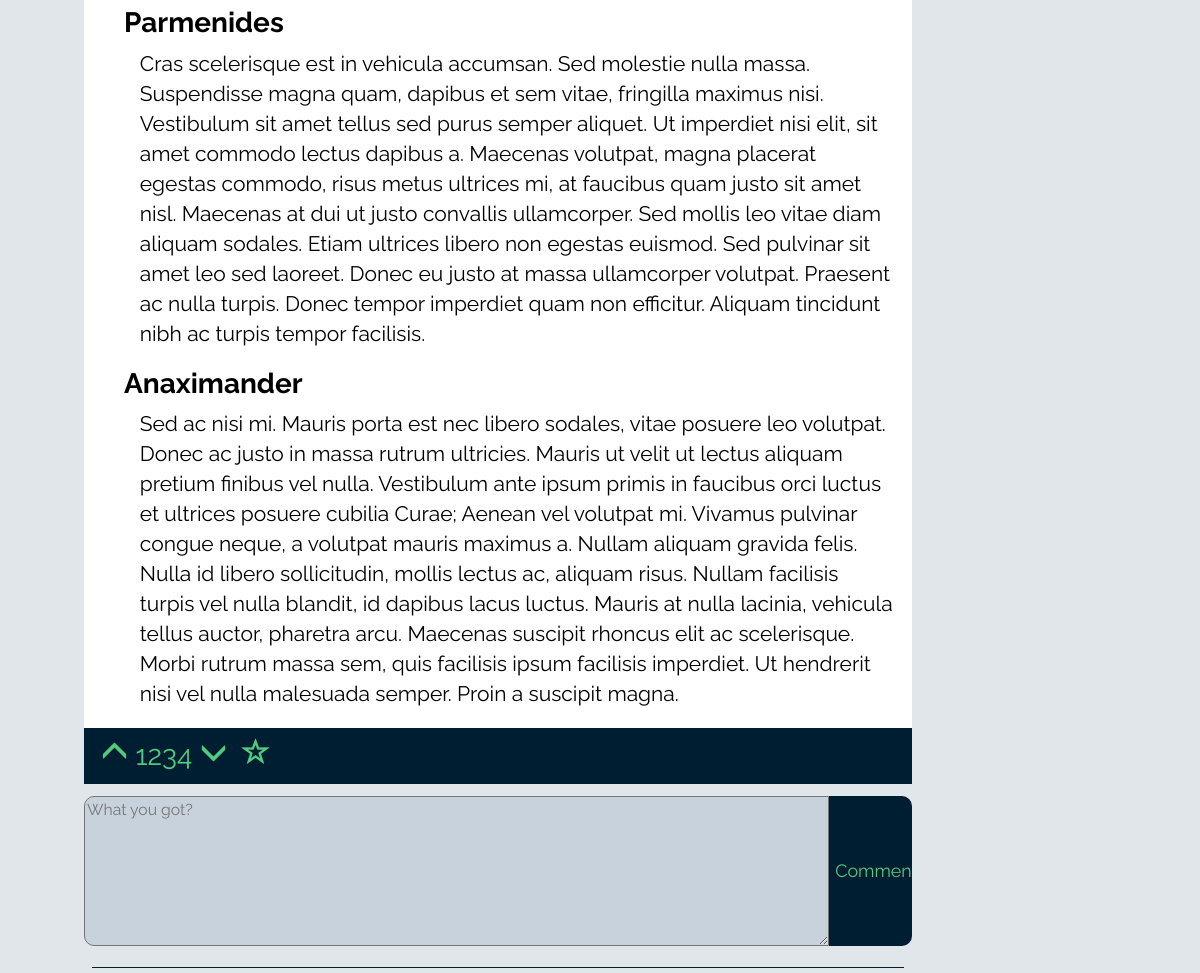
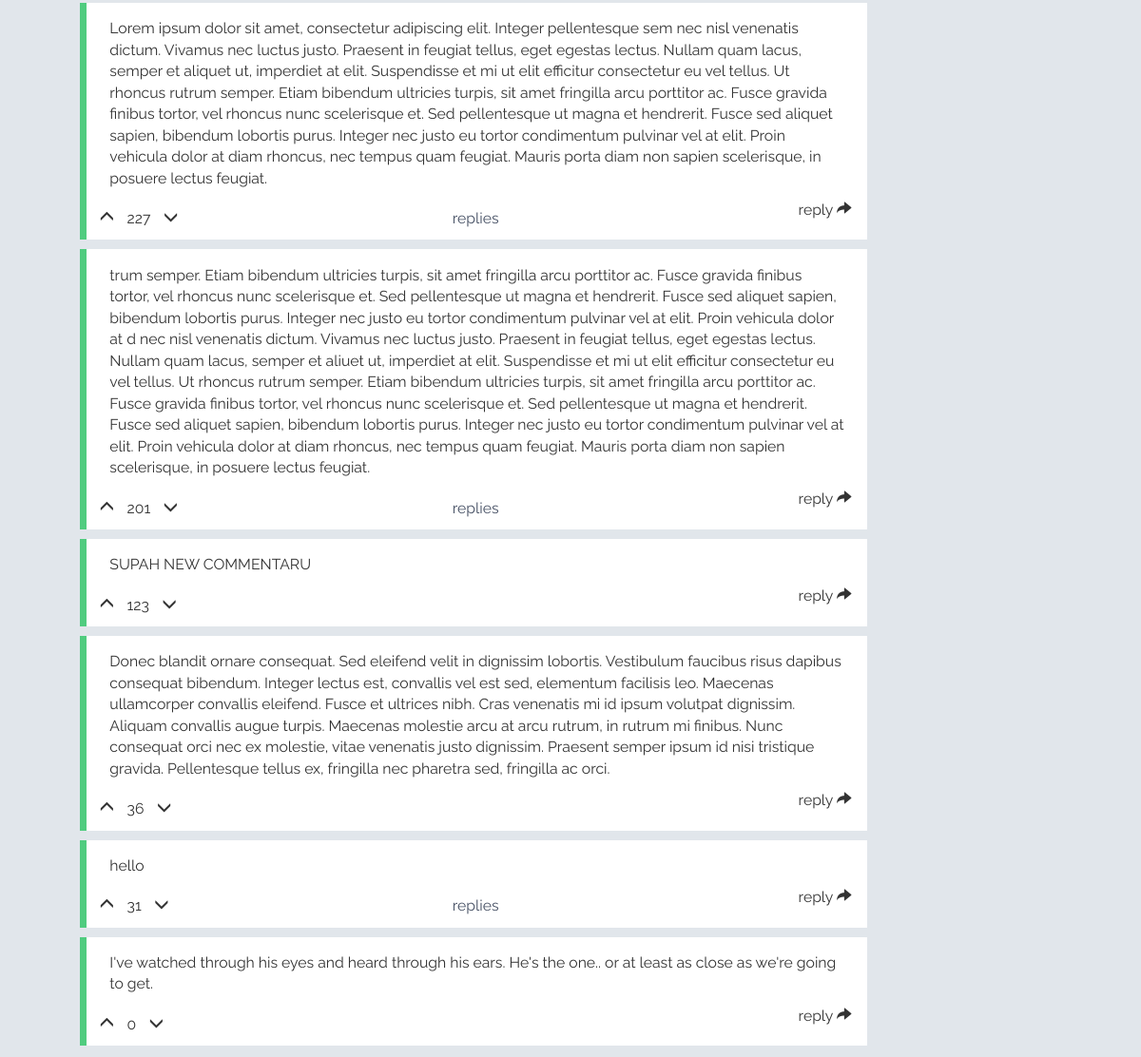
Page /solution/1/ (lower part) on the earlier database version (2 pictures, top to bottom).
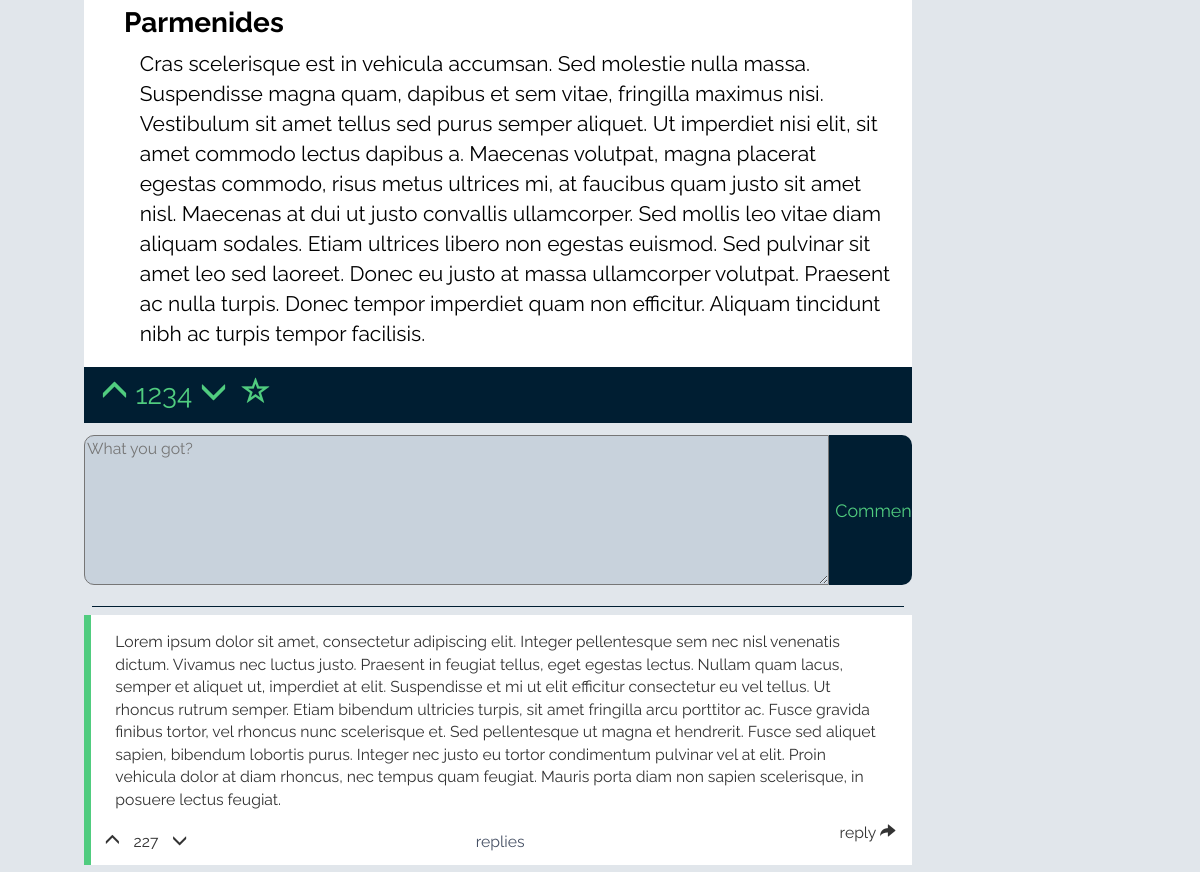
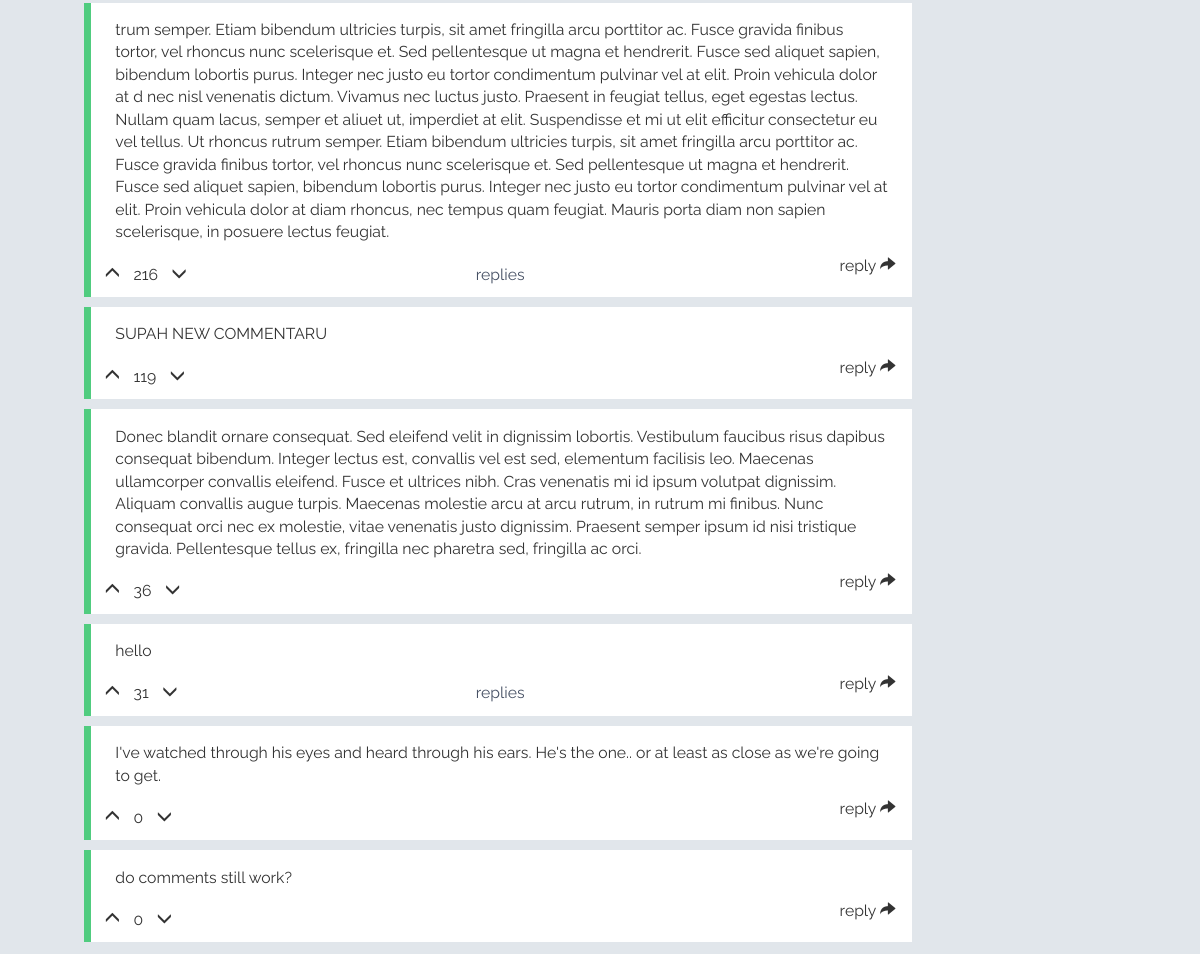
Same page on the later database version (2 pictures, top to bottom).
### solution/models.py (models this page shows, shortened)
class Section(models.Model):
    title = models.CharField(max_length=80)
    description = models.TextField()
    module = models.ForeignKey(Module, on_delete=models.CASCADE)

class Comment(models.Model):
    module = models.ForeignKey(Module, on_delete=models.CASCADE, null=True, blank=True)
    par_comment = models.ForeignKey('self', on_delete=models.CASCADE, null=True, blank=True, related_name="comkids")
    points = models.IntegerField(default=0)
    content = models.TextField()
    class Meta:
        ordering = ['-points']

### solution/views.py (the view)
# urls.py: path('solution/<int:mod_pk>/', views.post),
def post(request, mod_pk):
    modules = Module.objects.all()
    current_module = Module.objects.get(pk=mod_pk)
    return render(request, 'solve.html', {'modules': modules, 'sections': current_module.section_set.all(), 'comments': current_module.comment_set.all(), 'current_module': current_module,})

### solution/templatetags/solution_extras.py (called while the page is built)
@register.inclusion_tag('comChildren.html')
def com_children_tag(comment):
    children = comment.comkids.all
    return {'children': children}

### solution/templates/solve.html (shortened to what this page needs)
<!DOCTYPE HTML>
<html lang="en">
<head>
  <link rel="stylesheet" href="https://maxcdn.bootstrapcdn.com/bootstrap/3.3.7/css/bootstrap.min.css">
  <link rel="stylesheet" type="text/css" href="/static/css/solve.css"></link>
  {% load solution_extras %}
</head>
<body>
  <div id="frame">
      <div class="post_content">
      <div id="section_wrap">
        <div class="sections">
          <ul class="section_list">
            {% for section in sections %}
              <li class="sect"><h3 class="sec_title">{{ section.title }}</h3></li>
              <li class="sect"><p class="sect_description">{{ section.description|linebreaks }}</p></li>
            {% endfor %}
          </ul>
        </div>
      </div>
    </div>
    <div class="post_data">
      <p class="post_vote">
        <span class="glyphicon glyphicon-menu-up post_up"></span>
        1234
        <span class="glyphicon glyphicon-menu-down post_down"></span>
        <span class="glyphicon glyphicon-star-empty post_fav"></span>
      </p>
    </div>
  </div>
  <div id="com_wrap">
    <div class="comments">
      <form method="POST" action="/solution/{{ current_module.pk }}/" id="comment_form" module="{{ current_module.pk }}">
        <textarea name="new_comment" id="comment_area" placeholder="What you got?"></textarea>
        <input type="submit" value="Comment" id="comment_submit">
      </form>
      <hr>
      {% for comment in comments %}
        <div class="comm" id="com_{{ comment.pk }}" pkid="{{ comment.pk }}">
          <p class="comment_text" pkid="{{ comment.pk }}">{{ comment.content }}</p>
          <div class="comment_points_wrap">
            <p class="comment_points">
              <span class="glyphicon glyphicon-menu-up comment_up" pkid="{{ comment.pk }}"></span>
            </p>
            <p class="comment_points" id="compoints_{{ comment.pk }}">{{ comment.points }}</p>
            <p class="comment_points">
              <span class="glyphicon glyphicon-menu-down comment_down" pkid="{{ comment.pk }}"></span>
            </p>
          </div>
          <div class="expand_wrap" pkid="{{ comment.pk }}">
          {% if comment.comkids.count > 0 %}
              <p class="expandable">replies</p>
          {% endif %}
          </div>
          <div class="reply_wrap" pkid="{{ comment.pk }}">
            <p class="reply">reply <span class="glyphicon glyphicon-share-alt"></span></p>
          </div>
        </div>
      {% endfor %}
    </div>
  </div>
</body>

### solution/templates/comChildren.html (shortened to what this page needs)
{% load solution_extras %}

### static/css/solve.css (style rules this page uses)
body { margin: 0%; background-color: rgb(225,230,235) !important; font-family: 'Raleway', sans-serif; }
p { margin: 1% 2% !important; font-size: 1.5em; }
hr { border-top: 1px solid rgb(0,30,50) !important; margin: 0% 1%; }
.glyphicon-star-empty { margin-left: 1%; }
#frame { margin: 1% 1% 0% 7%; padding: 0%; color: rgb(0,30,50); background-color: rgb(80,204,127); display: inline-block; width: 69%; }
.post_content { margin: 0%; background-color: white; }
.sections { padding-bottom:1%; color:black; }
.section_list { list-style-type: none; }
.sec_title { font-weight: bold; font-size: 2em; }
.post_data { padding: 1%; color:rgb(80,204,127); background-color: rgb(0,30,50); }
.post_vote { font-size: 2em; margin: 0% 1% !important; }
.comments { margin: 1% 1% 1% 7%; background-color: inherit; font-size: .75em; width: 69%; }
#comment_form { margin:0%; padding-bottom: 2%; }
#comment_area { width: 90%; height: 150px; margin: 0%; font-size: 1.5em; background-color: rgb(200, 210, 220); border-top-left-radius: 10px; border-bottom-left-radius: 10px; display:inline-block; }
#comment_submit { float:right; display: inline-block; width: 10%; height:150px; font-size: 1.7em; border-style: none; background-color: rgb(0,30,50); color: rgb(80,204,127); margin:0%; border-top-right-radius: 10px; border-bottom-right-radius: 10px; }
.comm { margin: 1% 0% 1% 0%; background-color: white; padding: 1%; border-left: 7px solid rgb(80, 204, 127); font-size: inherit; }
.comment_points { display: inline-block; }
.comment_points_wrap { width: 33%; display: inline-block; }
.expandable { text-align: center; color:rgb(70,80,100); }
.expand_wrap { width: 33%; display: inline-block; }
.reply_wrap { width: 33%; display: inline-block; }
.reply { display: inline-block; float: right; }

Differences in the rows shown:
removed Section: title "Anaximander", description "Sed ac nisi mi. Mauris porta est nec libero sodales, vitae posuere leo volutpat. Donec ac justo in massa rutrum ultricies. Mauris ut velit ut lectus aliquam pretium finibus vel nulla. Vestibulum ante ipsum primis in faucibus orci luctus et ultrices posuere cubilia Curae; Aenean vel volutpat mi. Vivamus pulvinar congue neque, a volutpat mauris maximus a. Nullam aliquam gravida felis. Nulla id libero sollicitudin, mollis lectus ac, aliquam risus. Nullam facilisis turpis vel nulla blandit, id dapibus lacus luctus. Mauris at nulla lacinia, vehicula tellus auctor, pharetra arcu. Maecenas suscipit rhoncus elit ac scelerisque. Morbi rutrum massa sem, quis facilisis ipsum facilisis imperdiet. Ut…"
changed Comment (number 2 of 7 on the later page): points "201" → "216"
changed Comment "SUPAH NEW COMMENTARU": points "123" → "119"
added Comment: content "do comments still work?", points "0"
